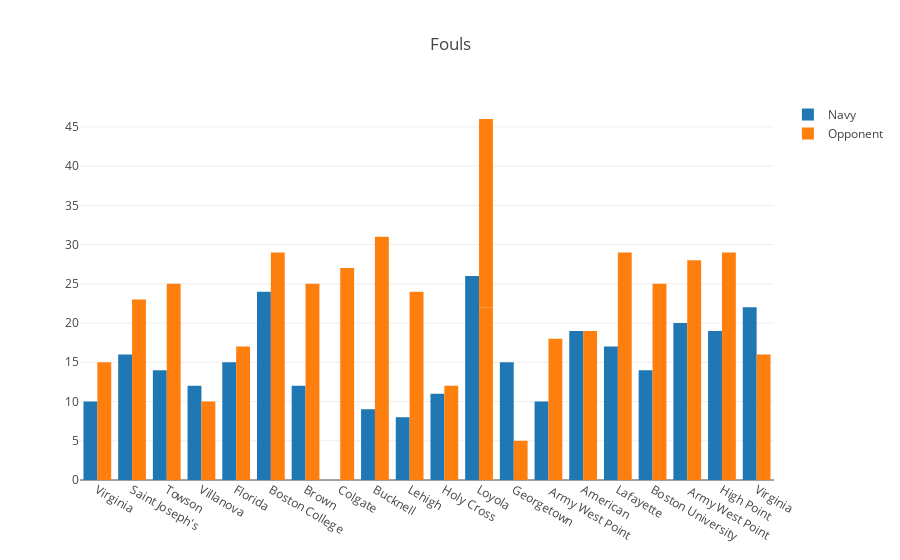

Notebook code cell kept with this figure:
### Code cell
data = [trace1, trace2]
layout = go.Layout(title='Fouls',barmode='group')
fig = go.Figure(data=data, layout=layout)
iplot(fig, filename='grouped-bar')

### Figure 1 — Plotly figure (JSON) as saved in the notebook; plotly's stock layout.template omitted (floating-point values rounded to 4 significant figures)
{"data": [{"name": "Navy", "type": "bar", "uid": "b53bb64d-a2f1-4a51-8aff-1df4a8fb361e", "x": ["Virginia", "Saint Joseph's", "Towson", "Villanova", "Florida", "Boston College", "Brown", "Colgate", "Bucknell", "Lehigh", "Holy Cross", "Loyola", "Georgetown", " Army West Point", "American", "Lafayette", "Boston University", " Army West Point ", "Loyola", "High Point ", "Virginia "], "y": [10, 16, 14, 12, 15, 24, 12, 0, 9, 8, 11, 13, 15, 10, 19, 17, 14, 20, 13, 19, 22]}, {"name": "Opponent", "type": "bar", "uid": "3d36f073-bfe9-4a58-afa6-f7845ca399ad", "x": ["Virginia", "Saint Joseph's", "Towson", "Villanova", "Florida", "Boston College", "Brown", "Colgate", "Bucknell", "Lehigh", "Holy Cross", "Loyola", "Georgetown", " Army West Point", "American", "Lafayette", "Boston University", " Army West Point ", "Loyola", "High Point ", "Virginia "], "y": [15, 23, 25, 10, 17, 29, 25, 27, 31, 24, 12, 22, 5, 18, 19, 29, 25, 28, 24, 29, 16]}], "layout": {"barmode": "group", "title": {"text": "Fouls"}}}
